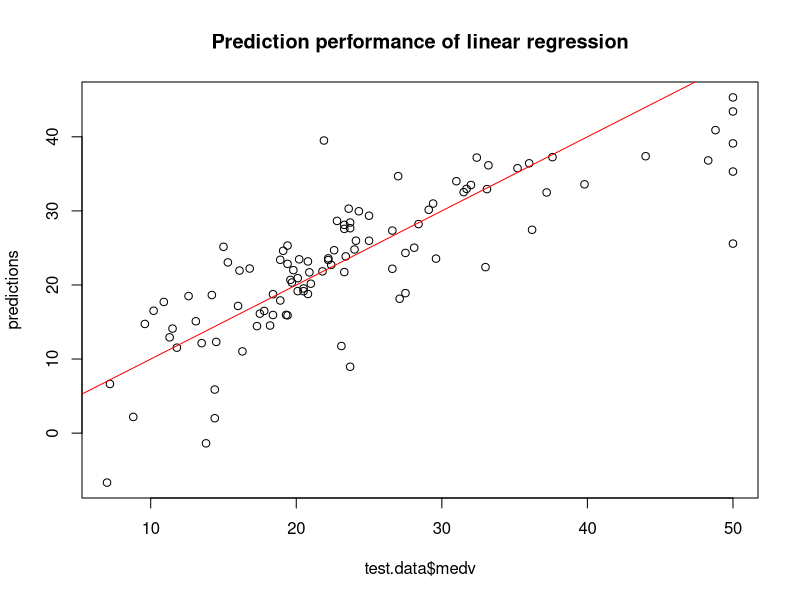
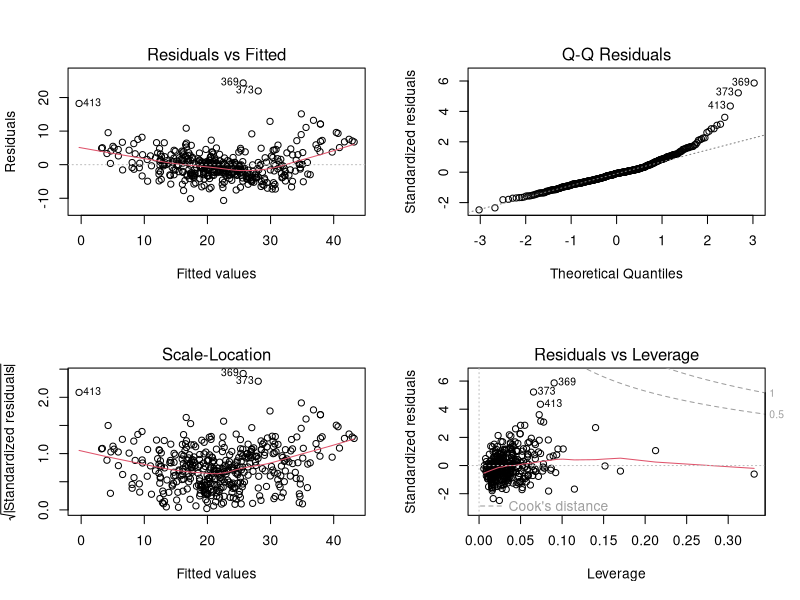
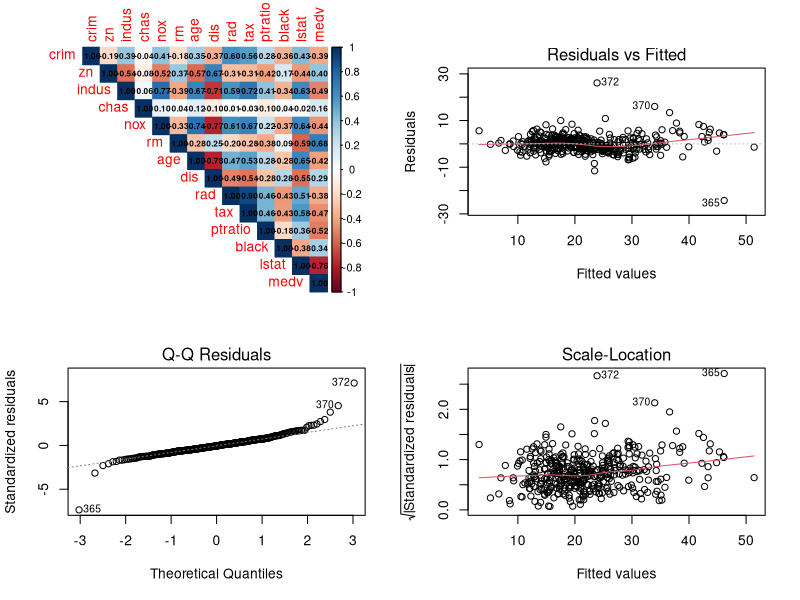
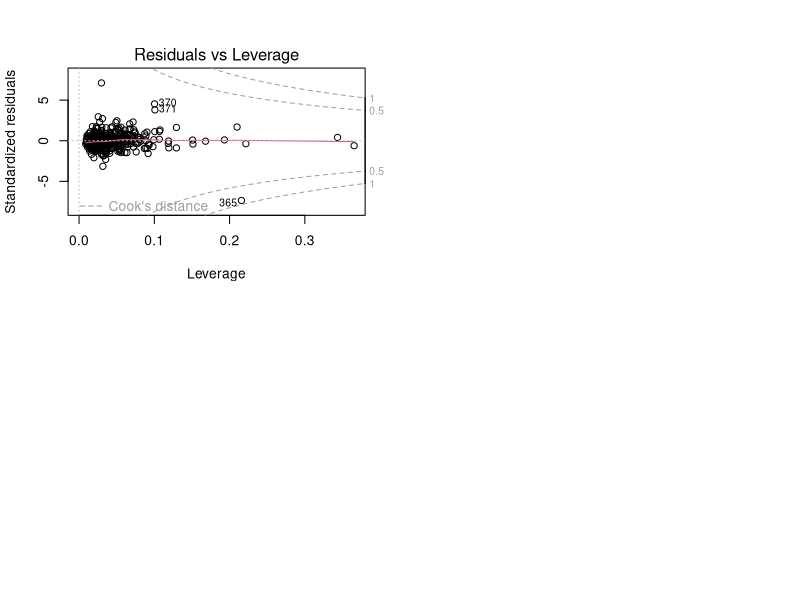

The R script that drew these images, in order:
# Linear Regression

"
Notes Here 
TODO - revise some parts
"

# 1. Prepare the data
library(corrplot)
library(caret)
data("Boston", package="MASS")

# 2. Check data summary
head(Boston)
dim(Boston)
summary(Boston)
names(Boston)

# 3. Split data into test and training sets
set.seed(100)
training.idx <- sample(1:nrow(Boston), nrow(Boston)*0.8)
train.data <- Boston[training.idx,]
test.data <- Boston[-training.idx,]

# 4. Perform initial linear regression
lmodel <- lm(medv~., data = train.data)
summary(lmodel)
"
Interpretation:
Estimate: coef b0, b1, ..., bp
R-squared: how close data are to the fitted regression line
"

# 5. Make predictions based on test data
predictions <-predict(lmodel, test.data)
plot(test.data$medv, predictions, main="Prediction performance of linear regression")
abline(0,1, col="red")
RMSE(predictions, test.data$medv) # 6.28

# 6. Check residuals
par(mfrow=c(2,2))
plot(lmodel)
"
If the residuals are not randomly distributed, has an outliers or trend, then the model
has room for more improvement.
"
# Visualize correlation between outcome medv and each predictor
corrplot(cor(train.data), type="upper", method="color", 
    addCoef.col = "black", number.cex = 0.6)

# 7. Remove outliers from training data, resample the data
# (Based on the residual plot before)
Boston1 <- Boston[-c(369, 373, 413),]
set.seed(100)
training.idx <- sample(1:nrow(Boston1), size=nrow(Boston1)*0.8)
train.data <- Boston1[training.idx,]
test.data <- Boston1[-training.idx,]

# 8. Perform linear regression with second order term
# choose predictors with |r|>0.5 to enter model as second order term (based on residual)
p2model<- lm(medv~crim+zn+indus+chas+nox+rm+age+dis+rad+tax+ptratio+black+lstat+
    I(rm^2)+I(ptratio^2)+I(lstat^2), data=train.data)
summary(p2model)

# 9. Make revised prediction based on the new model
predictions <- predict(p2model, test.data)
RMSE(predictions, test.data$medv) # 3.68
plot(p2model)
